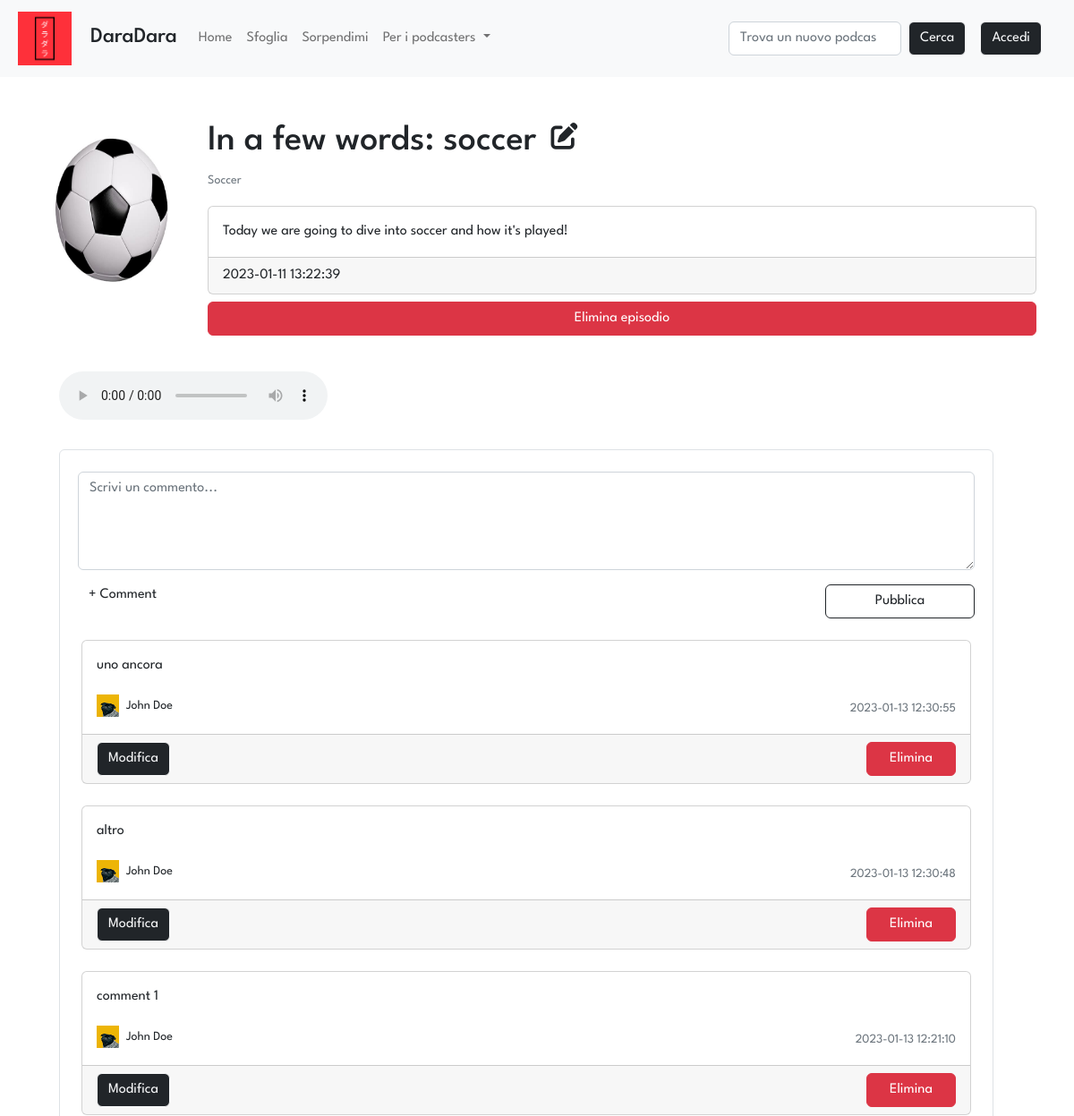
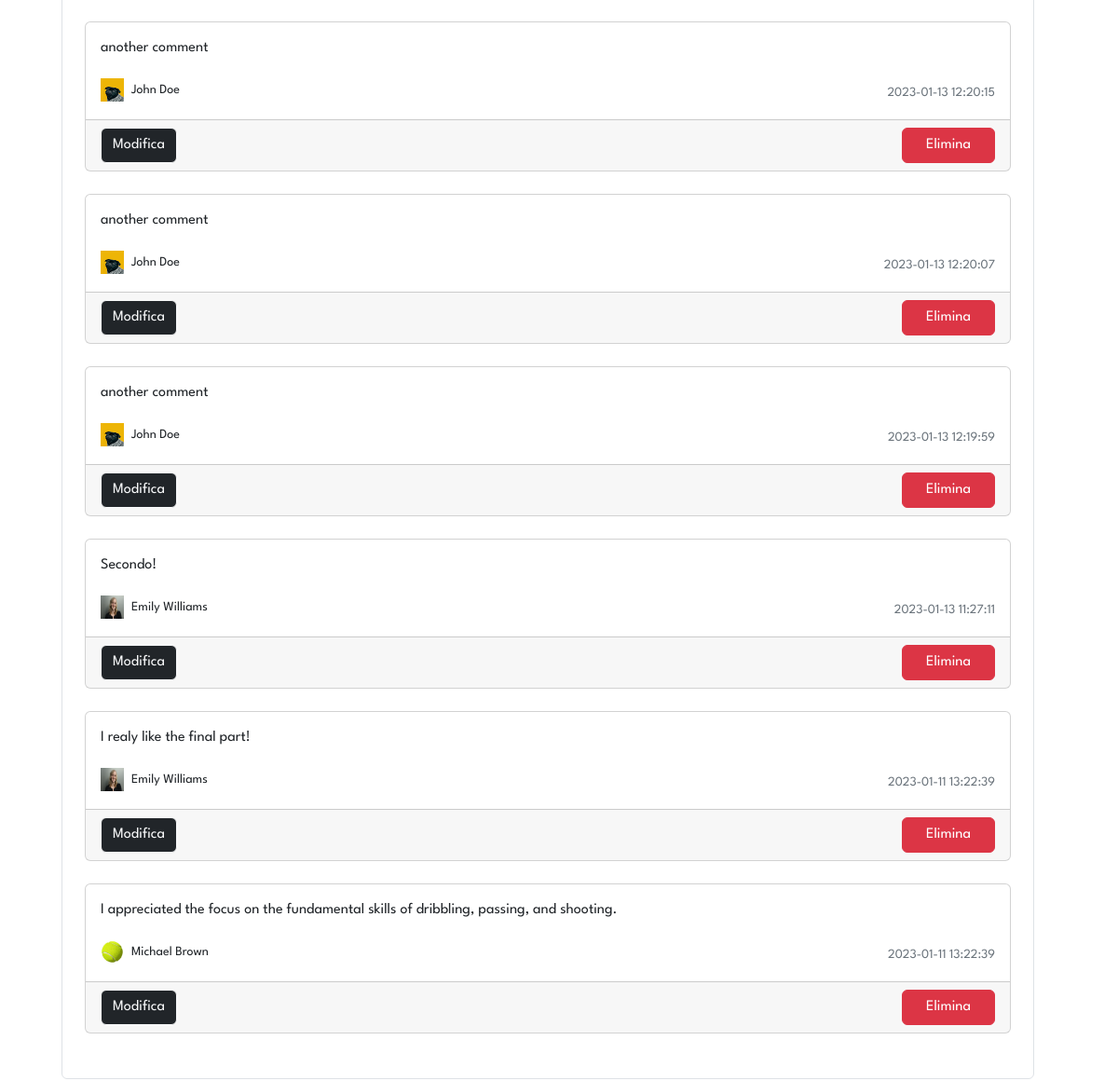
The page /podcast/1/episode/1 (upper part) on the database as committed earlier (2 pictures, top to bottom).
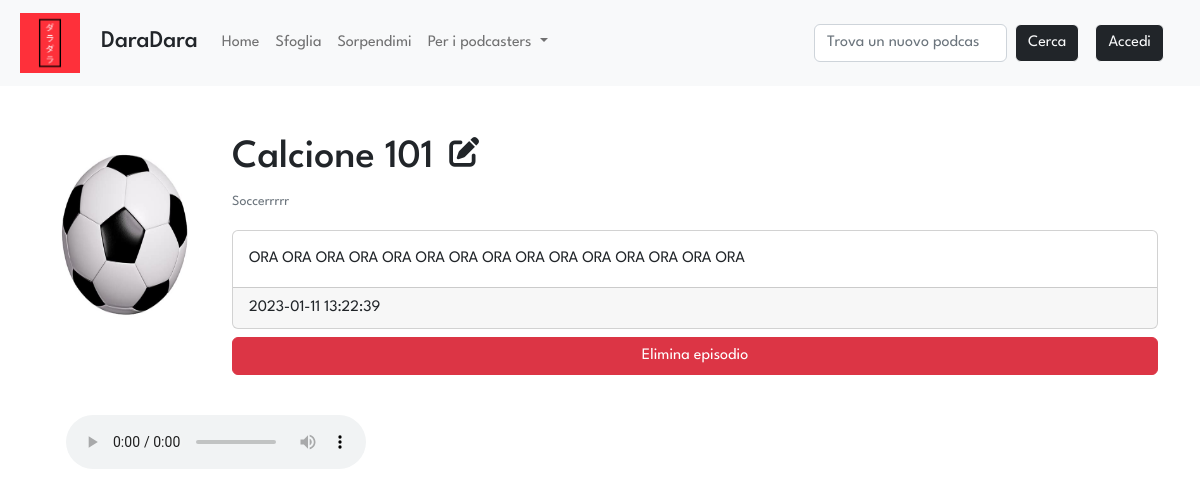
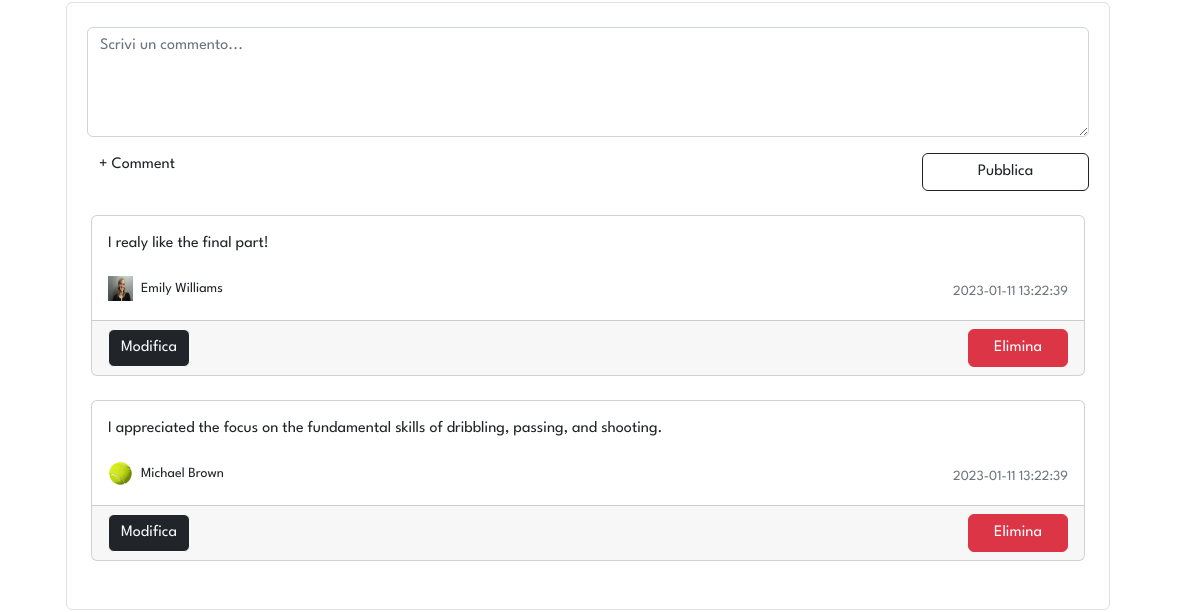
The same page on the database as committed later (2 pictures, top to bottom).
### tables this page shows
CREATE TABLE "podcasts" (
	"id"	INTEGER NOT NULL UNIQUE,
	"title"	TEXT NOT NULL UNIQUE,
	"desc"	TEXT NOT NULL,
	"img"	TEXT NOT NULL,
	"id_user"	INTEGER NOT NULL,
	FOREIGN KEY("id_user") REFERENCES "users"("id"),
	PRIMARY KEY("id" AUTOINCREMENT)
);

CREATE TABLE "episodes" (
	"id"	INTEGER NOT NULL UNIQUE,
	"title"	TEXT NOT NULL,
	"description"	TEXT NOT NULL,
	"audio"	TEXT NOT NULL,
	"timestamp"	TEXT NOT NULL,
	"id_podcast"	INTEGER NOT NULL,
	FOREIGN KEY("id_podcast") REFERENCES "podcasts"("id"),
	PRIMARY KEY("id" AUTOINCREMENT)
);

CREATE TABLE "comments" (
	"id_user"	INTEGER NOT NULL,
	"id_ep"	INTEGER NOT NULL,
	"text"	TEXT NOT NULL,
	"timestamp"	TEXT NOT NULL,
	FOREIGN KEY("id_ep") REFERENCES "episodes"("id"),
	FOREIGN KEY("id_user") REFERENCES "users"("id"),
	PRIMARY KEY("id_user","id_ep","timestamp")
);

CREATE TABLE "users" (
	"id"	INTEGER NOT NULL UNIQUE,
	"email"	TEXT NOT NULL UNIQUE,
	"password"	TEXT NOT NULL,
	"name"	TEXT NOT NULL,
	"surname"	TEXT NOT NULL,
	"propic"	TEXT NOT NULL,
	PRIMARY KEY("id" AUTOINCREMENT)
);

### app.py (the view)
@app.route('/podcast/<int:id_pod>/episode/<int:id_ep>')
def episode(id_pod, id_ep):
    episode = dao.get_episode(id_ep)
    if episode and episode['id_podcast'] == id_pod:
        podcast = dao.get_podcast(id_pod)
        comments = dao.get_comments_extended(id_ep)
        if comments:
            n_comments = len(comments)
        else:
            n_comments = 0
        return render_template('episode.html', id=id_ep, id_pod=id_pod, podcast=podcast, episode=episode, comments=comments, n_comments = n_comments)
    else:
        flash(message='L\'episodio che hai provato di aprire non appartiene a questo podcast', category='warning')
        return redirect(url_for('index'))

### data/dao.py (called while the page is built)
def get_comments_extended(id_ep):
    conn, cursor = connect()
    comments = False
    try:
        sql = 'SELECT comments.id_user, text, timestamp, name, surname, email, propic FROM comments, users WHERE comments.id_user = users.id AND id_ep = ? ORDER BY timestamp DESC'
        cursor.execute(sql, (id_ep,))
        comments = cursor.fetchall()
    except Exception as e:
        print(e)
    close(conn, cursor)
    return comments

def get_episode(id):
    conn, cursor = connect()
    episode = False
    try:
        sql = 'SELECT * FROM episodes WHERE id = ?'
        cursor.execute(sql, (id,))
        episode = cursor.fetchone()
    except Exception as e:
        print(e)
    close(conn, cursor)
    return episode

def get_podcast(id):
    conn, cursor = connect()
    podcast = False
    try:
        sql = 'SELECT * FROM podcasts WHERE id = ?'
        cursor.execute(sql, (id,))
        podcast = cursor.fetchone()
    except Exception as e:
        print(e)
    close(conn, cursor)
    return podcast

def connect():
    conn = sqlite3.connect(PATH)
    conn.row_factory = sqlite3.Row
    cursor = conn.cursor()
    return conn, cursor

def close(conn, cursor):
    cursor.close()
    conn.close()

### templates/episode.html (shortened to what this page needs)
{% extends 'layout.html' %}
{% block stylesheets %} <link rel="stylesheet" href="{{url_for('static', filename='stylesheets/episode.css')}}"> {% endblock %}
{% block content %}
<div class="row">
    <div class="col-12 col-lg-2 d-flex justify-content-center">
        <img src="{{url_for('static', filename='uploads/images/covers/{0}{1}'.format(id_pod, podcast.img))}}" alt="Immagine podcast" class="card-img p-1 p-lg-2 episode-img">
    </div>
    <div class="col mt-4 mt-lg-0">
        <div class="row d-flex justify-content-center align-items-center mb-3">
            <h1 class="">{{episode.title}}<a type="button" class="col-1 fa-solid fa-xs fa-pen-to-square mx-3" data-bs-toggle="modal" data-bs-target="#editEpisode"></a></h1>
            <a href="{{url_for('podcast', id=podcast.id)}}"><p class="card-text"><small class="text-muted">{{podcast.title}}</small></p></a>
        </div>
        <div class="card">
            <div class="card-body">
              <p class="card-text">{{episode.description}}</p>
            </div>
            <div class="card-footer">
                {{episode.timestamp}}
            </div>
        </div>
        <div class="row mx-0 my-2 d-flex justify-content-center align-content-center display-5">
            <button type="button" class="btn btn-danger" data-bs-toggle="modal" data-bs-target="#deleteEpisodeModal">
                Elimina episodio
            </button>
        </div>
    </div>
</div>
<div class="row mt-3 mx-lg-0 mx-2">
    <div id="player" class="col-md-7">
        <div class="card-body row g-2">
            <div class="text-light p-3">
                <audio controls>
                    <source src="audio-file.mp3" type="audio/mpeg">
                </audio>
            </div>
        </div>
    </div>
    <div class="row d-flex justify-content-center align-content-center my-2">
        <div class="row d-flex justify-content-center">
            <div class="">
              <div class="card shadow-0 border bg-ligth">
                <div class="card-body p-4">
                    <form class="form-outline mb-4 mx-2" action="{{ url_for('post_new_comment', id_ep=id, id_pod=id_pod) }}" method="POST">
                        <div class="row">
                            <textarea type="text" name="text" id="addANote" class="form-control" placeholder="Scrivi un commento..." rows="4" maxlength="300"></textarea>
                        </div>
                        <div class="row d-flex justify-content-between mt-3">
                            <label class="col-6 form-label" for="addANote">+ Comment</label>
                            <button type="submit" class="col-12 col-lg-2 btn btn-outline-dark">Pubblica</button>
                        </div>
                    </form>
                    {% for i in range(n_comments) %}
                    <div class="card mb-4">
                        <div class="card-body">
                            <p>{{comments[i].text}}</p>
                            <div class="d-flex flex-column flex-lg-row justify-content-lg-between">
                                <div class="d-flex flex-row align-items-center">
                                    <img src="{{url_for('static', filename='uploads/images/propics/{0}{1}'.format(comments[i].id_user, comments[i].propic))}}" alt="avatar" width="25"
                                        height="25"/>
                                    <p class="small mb-0 ms-2">{{comments[i].name}} {{comments[i].surname}}</p>
                                </div>
                                <p class="mt-2 m-0"><small class="text-muted">{{comments[i].timestamp}}</small></p>
                            </div>
                        </div>
                        <div class="card-footer d-flex justify-content-between">
                            <div class="col-4 col-sm-3 col-lg-2">
                                <button type="button" class="btn btn-dark btn-outline-light" data-bs-toggle="modal" data-bs-target="#editComment-{{i}}">
                                    Modifica
                                </button>
                            </div>
                            <form class="col-8 col-sm-7 col-md-6 col-lg-5 d-flex justify-content-end" action="{{ url_for('post_delete_comment', id_pod=id_pod, id_ep=id) }}" method="POST">
                                <button type="submit" class="col-8 col-lg-3 btn btn-danger">Elimina</button>
                            </form>
                        </div>
                    </div>
                    {% endfor %}
                </div>
              </div>
            </div>
          </div>
    </div>
</div>
{% endblock %}

### templates/layout.html (shortened to what this page needs)
<!DOCTYPE html>
<html lang="it">
<head>
    <link href="https://cdn.jsdelivr.net/npm/bootstrap@5.2.3/dist/css/bootstrap.min.css" rel="stylesheet">
    <link href="{{url_for('static', filename='stylesheets/layout.css')}}" rel="stylesheet" >
    {% block stylesheets %}{% endblock %}
</head>
<body>
    <nav class="navbar navbar-expand-lg bg-light sticky-top">
        <div class="container-fluid mx-2">
            <a class="navbar-brand" href="{{ url_for('index') }}">
                <img class="img-fluid nav-img" src="{{url_for('static', filename='ico/daradara_medium.png')}}" alt="Logo DaraDara">
                <h4 class="d-inline-block mt-0 ms-3">DaraDara</h4>
            </a>
            <div class="collapse navbar-collapse" id="navbarSupportedContent">
            <ul class="navbar-nav me-auto mb-2 mb-lg-0">
                <li class="nav-item">
                <a class="nav-link {% block homeActive %}{% endblock %}" aria-current="page" href="{{ url_for('index') }}">Home</a>
                </li>
                <li class="nav-item">
                <a class="nav-link {% block searchActive %}{% endblock %}" href="#">Sfoglia</a>
                </li>
                <li class="nav-item">
                    <a class="nav-link {% block discoverActive %}{% endblock %}" href="#">Sorpendimi</a>
                </li>
                <li class="nav-item dropdown">
                <a class="nav-link dropdown-toggle" href="#" role="button" data-bs-toggle="dropdown" aria-expanded="false">
                    Per i podcasters
                </a>
                </li>
            </ul>
            <form class="d-flex" role="search">
                <input class="form-control me-2" type="search" placeholder="Trova un nuovo podcast" aria-label="Search">
                <button class="btn btn-outline-light btn-dark" type="submit">Cerca</button>
            </form>
            {% if not current_user.is_authenticated %}
            <a href = "{{ url_for('login') }}"><button type="button" id="loginBtn" class="btn btn-outline-light btn-dark my-3 my-lg-0 mx-lg-3">Accedi</button></a>
            {% endif %}
            </div>
        </div>
    </nav>
    <div class="container mt-5">
        {% block content %}{% endblock %}
    </div>
</body>
</html>

### static/stylesheets/layout.css (style rules this page uses)
* { font-family: 'League Spartan', sans-serif; }
a:not(.stock-a, .nav-link) { color: inherit; text-decoration: none; }
.nav-img { max-width: 60px; max-height: 60px; }

### static/stylesheets/episode.css (style rules this page uses)
.episode-img { max-height: 200px; max-width: 200px; }

Rows that differ between the two databases and show on the page:
removed comments: text "uno ancora", id_user.propic (picture), timestamp "2023-01-13 12:30:55"
no longer on this page (row unchanged): users: name "John" "John" "John" "John" "John" "John", surname "Doe" "Doe" "Doe" "Doe" "Doe" "Doe"
removed comments: text "altro", id_user.propic (picture), timestamp "2023-01-13 12:30:48"
removed comments: text "comment 1", id_user.propic (picture), timestamp "2023-01-13 12:21:10"
removed comments: text "another comment", id_user.propic (picture), timestamp "2023-01-13 12:20:15"
removed comments: text "another comment", id_user.propic (picture), timestamp "2023-01-13 12:20:07"
removed comments: text "another comment", id_user.propic (picture), timestamp "2023-01-13 12:19:59"
removed comments: text "Secondo!", id_user.propic (picture), timestamp "2023-01-13 11:27:11"
changed podcasts: title "Soccer" → "Soccerrrrr"
changed episodes: title "In a few words: soccer" → "Calcione 101"; description "Today we are going to dive into soccer and how it's played!" → "ORA ORA ORA ORA ORA ORA ORA ORA ORA ORA ORA ORA ORA ORA ORA"
Other text that changed with them:
list line gone: "Modifica Elimina"
list line gone: "Emily Williams"
